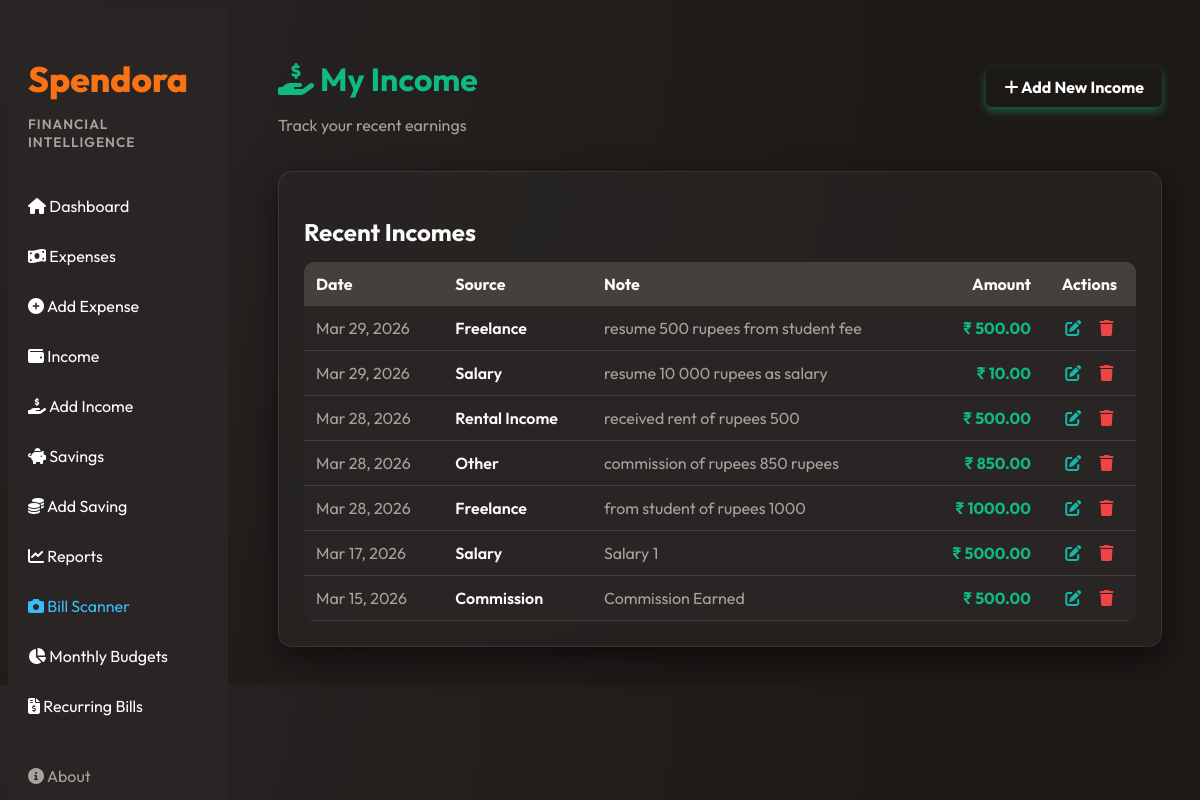
The page /income/ (signed in) on the database as committed earlier.
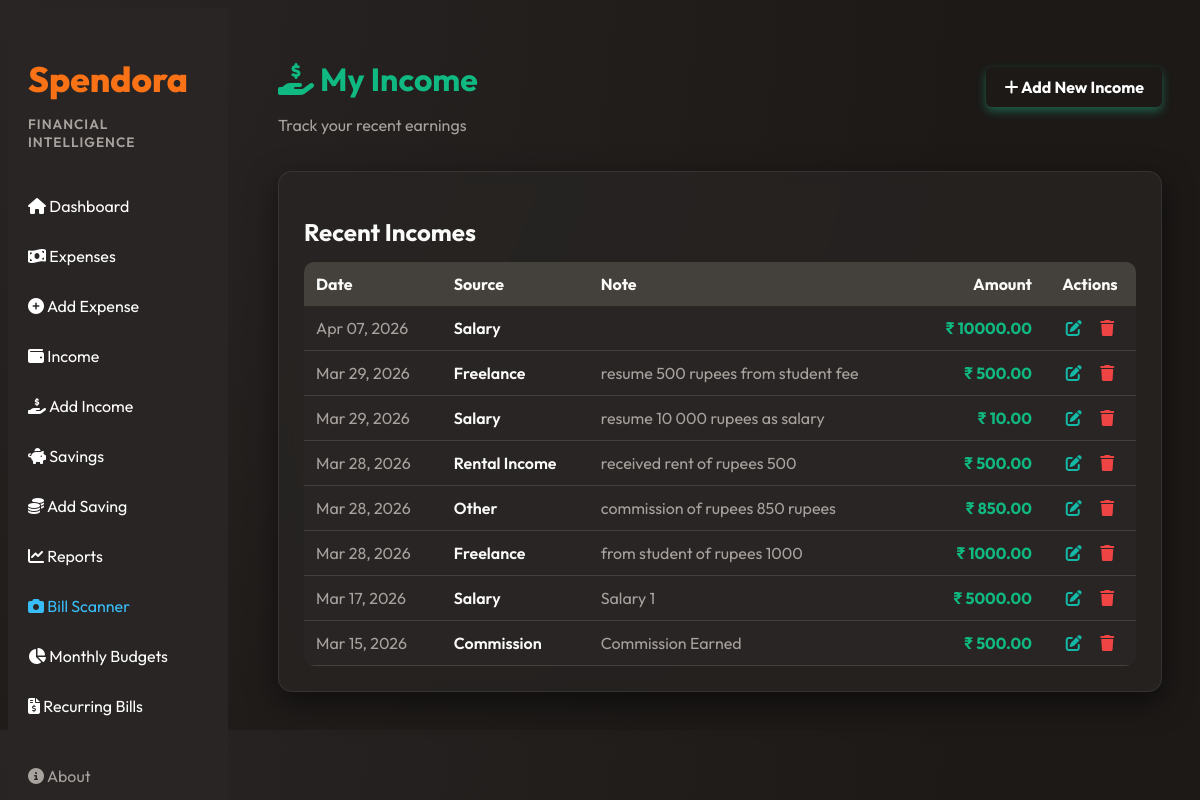
The same page on the database as committed later.
### tracker/models.py (models this page shows, shortened)
class Income(models.Model):
    user = models.ForeignKey(User, on_delete=models.CASCADE)
    source = models.CharField(max_length=200)
    amount = models.DecimalField(max_digits=10, decimal_places=2)
    date = models.DateField()
    note = models.TextField(blank=True)
    created_at = models.DateTimeField(auto_now_add=True)

### tracker/views.py (the view)
# urls.py: path('income/', views.income_list, name='income_list'),
@login_required
def income_list(request):
    incomes = Income.objects.filter(user=request.user).order_by('-date')
    return render(request,'income_list.html',{'incomes':incomes})

### templates/income_list.html (shortened to what this page needs)
{% extends "base.html" %}
{% block content %}
<div class="dashboard-header" style="display:flex; justify-content:space-between; align-items:center; margin-bottom: 20px;">
    <div>
        <h1 style="color: var(--success);"><i class="fas fa-hand-holding-usd"></i> My Income</h1>
        <p style="color: var(--text-muted);">Track your recent earnings</p>
    </div>
    <a href="/income/add/" class="btn" style="background: linear-gradient(45deg, var(--success), var(--accent-green)); font-weight: bold; border:none; box-shadow: 0 4px 10px rgba(32,201,151,0.4);"><i class="fas fa-plus"></i> Add New Income</a>
</div>
<div class="chart-container" style="margin-top:20px;">
    <h2 style="color: var(--text-light); margin-bottom: 15px;">Recent Incomes</h2>
    {% if incomes %}
    <table class="expense-table" style="border-radius:10px; overflow:hidden;">
        <thead>
            <tr style="background: var(--card-bg);">
                <th style="text-align:left;">Date</th>
                <th style="text-align:left;">Source</th>
                <th style="text-align:left;">Note</th>
                <th style="text-align:right;">Amount</th>
                <th style="text-align:center;">Actions</th>
            </tr>
        </thead>
        <tbody>
            {% for income in incomes %}
            <tr>
                <td style="color:var(--text-muted)">{{ income.date|date:"M d, Y" }}</td>
                <td style="font-weight:600; color:var(--text-light)">{{ income.source }}</td>
                <td style="color:var(--text-muted)">{{ income.note }}</td>
                <td style="text-align:right; font-weight:bold; color:var(--success);">₹ {{ income.amount }}</td>
                <td style="text-align:center;">
                    <a href="{% url 'edit_income' income.id %}" style="color:var(--accent-teal); text-decoration:none; margin-right:15px;" title="Edit"><i class="fas fa-edit"></i></a>
                    <a href="{% url 'delete_income' income.id %}" style="color:var(--danger); text-decoration:none;" title="Delete" onclick="return confirm('Delete this income?')"><i class="fas fa-trash"></i></a>
                </td>
            </tr>
            {% endfor %}
        </tbody>
    </table>
    {% endif %}
</div>
<link rel="stylesheet" href="https://cdnjs.cloudflare.com/ajax/libs/font-awesome/6.4.0/css/all.min.css">
{% endblock %}

Rows that differ between the two databases and show on the page:
added Income: date "Apr 07, 2026", source "Salary", amount "10000.00"
